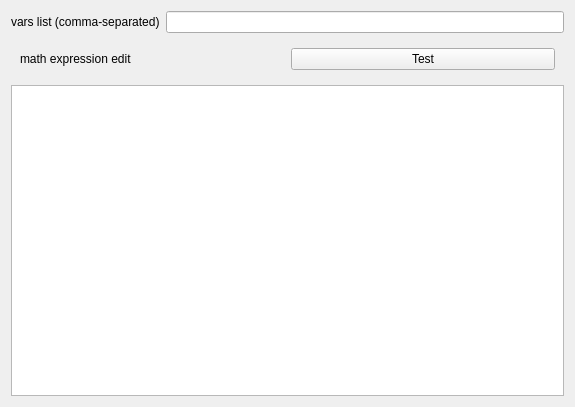
<?xml version="1.0" encoding="UTF-8"?>
<ui version="4.0">
 <class>MathExpBlockEditorWidget</class>
 <widget class="QWidget" name="MathExpBlockEditorWidget">
  <property name="geometry">
   <rect>
    <x>0</x>
    <y>0</y>
    <width>575</width>
    <height>407</height>
   </rect>
  </property>
  <property name="windowTitle">
   <string>Form</string>
  </property>
  <layout class="QVBoxLayout" name="verticalLayout">
   <item>
    <widget class="QWidget" name="widget" native="true">
     <layout class="QHBoxLayout" name="horizontalLayout">
      <property name="leftMargin">
       <number>0</number>
      </property>
      <property name="topMargin">
       <number>0</number>
      </property>
      <property name="rightMargin">
       <number>0</number>
      </property>
      <property name="bottomMargin">
       <number>0</number>
      </property>
      <item>
       <widget class="QLabel" name="label">
        <property name="text">
         <string>vars list (comma-separated)</string>
        </property>
       </widget>
      </item>
      <item>
       <widget class="QLineEdit" name="varsEdit"/>
      </item>
     </layout>
    </widget>
   </item>
   <item>
    <widget class="QWidget" name="toolbar" native="true">
     <layout class="QHBoxLayout" name="horizontalLayout_2">
      <item>
       <widget class="QLabel" name="label_2">
        <property name="text">
         <string>math expression edit</string>
        </property>
       </widget>
      </item>
      <item>
       <widget class="QPushButton" name="testExprBtn">
        <property name="text">
         <string>Test</string>
        </property>
       </widget>
      </item>
     </layout>
    </widget>
   </item>
   <item>
    <widget class="QTextEdit" name="exprEdit"/>
   </item>
  </layout>
 </widget>
 <resources/>
 <connections/>
</ui>
